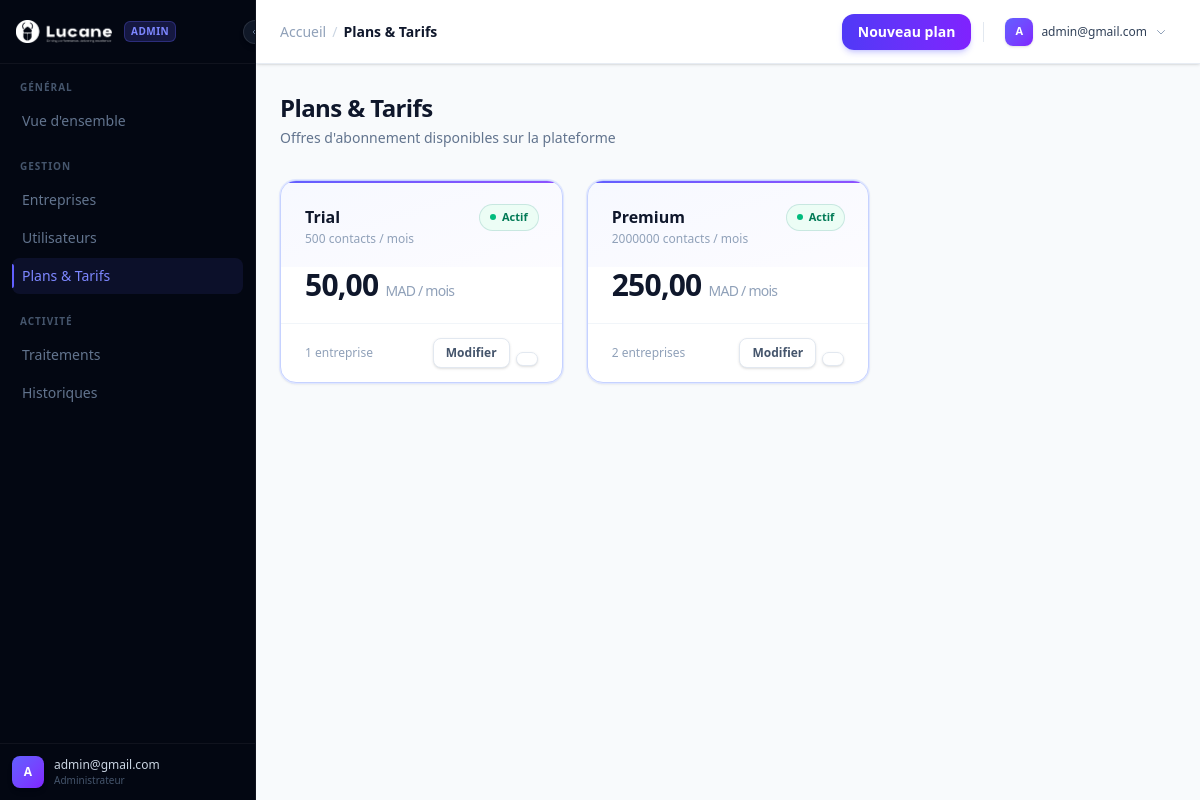
Screenshot of /dashboard/admin/plans/ (signed in) with the database file from the repository.
### apps/accounts/models.py (models this page shows, shortened)
class User(AbstractUser):
    username = None
    email = models.EmailField('email', unique=True)
    is_company = models.BooleanField('Entreprise', default=False)
    is_admin = models.BooleanField('Admin plateforme', default=False)
    USERNAME_FIELD = 'email'
    REQUIRED_FIELDS = []
    objects = UserManager()
    class Meta:
        verbose_name = 'Utilisateur'
        verbose_name_plural = 'Utilisateurs'

### apps/billing/models.py (models this page shows, shortened)
class Plan(models.Model):
    name = models.CharField('Nom', max_length=100)
    price = models.DecimalField('Prix mensuel (MAD)', max_digits=10, decimal_places=2, default=0)
    monthly_quota = models.IntegerField('Quota mensuel (contacts)', default=500)
    features = models.JSONField('Fonctionnalités', default=list, blank=True)
    stripe_price_id = models.CharField('Stripe Price ID', max_length=255, blank=True)
    is_active = models.BooleanField('Actif', default=True)
    class Meta:
        verbose_name = 'Plan'
        verbose_name_plural = 'Plans'

### apps/dashboard/views.py (the view)
# urls.py: path('admin/plans/', views.admin_plans, name='admin_plans'),
@login_required
@admin_required
def admin_plans(request):
    plans = Plan.objects.prefetch_related('companies').order_by('price')
    return render(request, 'dashboard/admin_plans.html', {'plans': plans})

### templates/dashboard/admin_plans.html (shortened to what this page needs)
{% extends "dashboard/admin_base.html" %}
{% load lucide %}
{% block admin_breadcrumb %}
<div class="flex items-center gap-1.5 text-sm">
    <a href="{% url 'dashboard:admin_dashboard' %}" class="text-slate-400 hover:text-slate-700 transition-colors">Accueil</a>
    <span class="text-slate-300">/</span>
    <span class="font-semibold text-slate-900">Plans & Tarifs</span>
</div>
{% endblock %}
{% block header_actions %}
<a href="{% url 'dashboard:admin_plan_create' %}"
   class="inline-flex items-center gap-1.5 rounded-xl bg-gradient-to-r from-indigo-600 to-violet-600
          px-4 py-2 text-sm font-semibold text-white shadow-md shadow-indigo-500/25
          transition-all hover:shadow-indigo-500/40 hover:scale-[1.02] active:scale-100">
    Nouveau plan
</a>
{% endblock %}
{% block content %}
<div class="mb-8">
    <h2 class="text-2xl font-bold text-slate-900 tracking-tight">Plans & Tarifs</h2>
    <p class="mt-1 text-sm text-slate-500">Offres d'abonnement disponibles sur la plateforme</p>
</div>
<div class="grid gap-6 sm:grid-cols-2 lg:grid-cols-3">
    {% for plan in plans %}
    <div class="group flex flex-col rounded-2xl border
                {% if plan.is_active %}border-indigo-200 ring-1 ring-indigo-100{% else %}border-slate-200{% endif %}
                bg-white shadow-sm hover:shadow-lg transition-all hover:-translate-y-0.5 overflow-hidden">
        <div class="relative flex items-start justify-between p-6 pb-5
                    {% if plan.is_active %}bg-gradient-to-br from-indigo-50/50 to-violet-50/30{% endif %}">
            {% if plan.is_active %}
            <div class="absolute inset-x-0 top-0 h-0.5 bg-gradient-to-r from-indigo-500 to-violet-500"></div>
            {% endif %}
            <div>
                <h3 class="text-base font-bold text-slate-900">{{ plan.name }}</h3>
                <p class="mt-0.5 text-xs text-slate-400">{{ plan.monthly_quota }} contacts / mois</p>
            </div>
            {% if plan.is_active %}
            <span class="inline-flex items-center gap-1.5 rounded-full bg-emerald-50 px-2.5 py-1 text-[11px]
                         font-semibold text-emerald-700 ring-1 ring-emerald-600/20">
                <span class="h-1.5 w-1.5 rounded-full bg-emerald-500"></span>Actif
            </span>
            {% else %}
            <span class="inline-flex items-center rounded-full bg-slate-100 px-2.5 py-1 text-[11px]
                         font-semibold text-slate-500">Inactif</span>
            {% endif %}
        </div>
        <div class="flex-1 px-6 pb-5">
            <p class="text-3xl font-black text-slate-900 tracking-tight">
                {{ plan.price }}
                <span class="text-sm font-normal text-slate-400">MAD / mois</span>
            </p>
        </div>
        <div class="flex items-center justify-between border-t border-slate-100 px-6 py-3.5">
            <span class="text-xs font-medium text-slate-400">
                {{ plan.companies.count }} entreprise{{ plan.companies.count|pluralize }}
            </span>
            <div class="flex items-center gap-1.5">
                <a href="{% url 'dashboard:admin_plan_edit' plan.pk %}"
                   class="inline-flex items-center gap-1 rounded-lg border border-slate-200 bg-white
                          px-3 py-1.5 text-xs font-semibold text-slate-600 shadow-sm
                          transition-all hover:bg-slate-50 hover:border-slate-300">
                    {% lucide "pencil" class="w-3 h-3" %} Modifier
                </a>
                <form method="post" action="{% url 'dashboard:admin_plan_delete' plan.pk %}"
                      onsubmit="return confirm('Supprimer le plan {{ plan.name }} ?')">
                    <button type="submit"
                            class="inline-flex items-center rounded-lg border border-slate-200 bg-white
                                   px-2.5 py-1.5 text-xs text-red-500 shadow-sm
                                   transition-all hover:bg-red-50 hover:border-red-200">
                    </button>
                </form>
            </div>
        </div>
    </div>
    {% endfor %}
</div>
{% endblock %}

### templates/dashboard/admin_base.html (shortened to what this page needs)
{% extends "base.html" %}
{% load static tailwind_tags %}
{% load static %}
{% load lucide %}
{% block body %}
<div class="flex h-screen overflow-hidden bg-slate-50"
     x-data="{
         collapsed: JSON.parse(localStorage.getItem('sidebarCollapsed') || 'false'),
         mobileOpen: false,
         userMenu: false,
         toggle() {
             this.collapsed = !this.collapsed;
             localStorage.setItem('sidebarCollapsed', JSON.stringify(this.collapsed));
         }
     }">
    <aside class="fixed inset-y-0 left-0 z-50 flex flex-col
                  bg-gray-950 border-r border-white/5
                  transition-all duration-300 ease-in-out
                  lg:static lg:z-auto lg:translate-x-0"
           :style="'width:' + (collapsed ? '68px' : '256px')"
           :class="mobileOpen ? 'translate-x-0' : '-translate-x-full lg:translate-x-0'">
        <div class="relative flex h-16 shrink-0 items-center overflow-hidden border-b border-white/5 px-4">
            <div class="flex min-w-0 items-center gap-3">
                <a href="{% url 'dashboard:admin_dashboard' %}"
                   class="flex shrink-0 items-center justify-center ">
                    <img src="{% static 'images/logo.png' %}" alt="Logo"
                         class="h-24 w-24 shrink-0 object-contain brightness-200">
                </a>
                <div class="flex min-w-0 items-center gap-2 overflow-hidden transition-all duration-300"
                     :class="collapsed ? 'w-0 opacity-0' : 'w-auto opacity-100'">
                    <span class="whitespace-nowrap rounded-md bg-indigo-500/20 border border-indigo-500/30
                                 px-1.5 py-0.5 text-[10px] font-semibold text-indigo-400 uppercase tracking-wider">
                        Admin
                    </span>
                </div>
            </div>
            <button @click="toggle()"
                    class="absolute -right-3 top-1/2 hidden -translate-y-1/2 lg:flex
                           h-6 w-6 items-center justify-center rounded-full
                           border border-white/10 bg-gray-900 text-slate-500 shadow-md
                           hover:border-white/20 hover:text-slate-300 transition-all">
                <svg class="w-3 h-3 transition-transform duration-300"
                     :class="collapsed ? 'rotate-180' : ''"
                     fill="none" stroke="currentColor" viewBox="0 0 24 24">
                    <path stroke-linecap="round" stroke-linejoin="round" stroke-width="2" d="M15 19l-7-7 7-7"/>
                </svg>
            </button>
        </div>
        <nav class="flex-1 overflow-x-hidden overflow-y-auto px-3 py-4">
            {% with name=request.resolver_match.url_name %}
            {% block sidebar_items %}
            <div class="mb-2 overflow-hidden px-2 transition-all duration-300"
                 :class="collapsed ? 'h-0 opacity-0 mb-0' : 'h-auto'">
                <p class="text-[10px] font-semibold uppercase tracking-widest text-slate-600">Général</p>
            </div>
            <a href="{% url 'dashboard:admin_dashboard' %}"
               :title="collapsed ? 'Vue d\'ensemble' : ''"
               class="group relative mb-0.5 flex h-9 items-center gap-3 rounded-lg px-2.5 text-sm font-medium transition-all duration-150
                      {% if name == 'admin_dashboard' %}bg-indigo-500/10 text-indigo-400{% else %}text-slate-500 hover:bg-white/5 hover:text-slate-200{% endif %}">
                <span class="overflow-hidden whitespace-nowrap transition-all duration-300" :class="collapsed ? 'w-0 opacity-0' : 'w-auto opacity-100'">Vue d'ensemble</span>
            </a>
            <div class="mb-2 mt-5 overflow-hidden px-2 transition-all duration-300"
                 :class="collapsed ? 'h-0 opacity-0 mt-2 mb-0' : 'h-auto opacity-100'">
                <p class="text-[10px] font-semibold uppercase tracking-widest text-slate-600">Gestion</p>
            </div>
            <a href="{% url 'dashboard:admin_companies' %}"
               :title="collapsed ? 'Entreprises' : ''"
               class="group relative mb-0.5 flex h-9 items-center gap-3 rounded-lg px-2.5 text-sm font-medium transition-all duration-150
                      {% if 'compan' in name %}bg-indigo-500/10 text-indigo-400{% else %}text-slate-500 hover:bg-white/5 hover:text-slate-200{% endif %}">
                <span class="overflow-hidden whitespace-nowrap transition-all duration-300" :class="collapsed ? 'w-0 opacity-0' : 'w-auto opacity-100'">Entreprises</span>
            </a>
            <a href="{% url 'dashboard:admin_users' %}"
               :title="collapsed ? 'Utilisateurs' : ''"
               class="group relative mb-0.5 flex h-9 items-center gap-3 rounded-lg px-2.5 text-sm font-medium transition-all duration-150
                      {% if 'user' in name %}bg-indigo-500/10 text-indigo-400{% else %}text-slate-500 hover:bg-white/5 hover:text-slate-200{% endif %}">
                <span class="overflow-hidden whitespace-nowrap transition-all duration-300" :class="collapsed ? 'w-0 opacity-0' : 'w-auto opacity-100'">Utilisateurs</span>
            </a>
            <a href="{% url 'dashboard:admin_plans' %}"
               :title="collapsed ? 'Plans & Tarifs' : ''"
               class="group relative mb-0.5 flex h-9 items-center gap-3 rounded-lg px-2.5 text-sm font-medium transition-all duration-150
                      {% if 'plan' in name %}bg-indigo-500/10 text-indigo-400{% else %}text-slate-500 hover:bg-white/5 hover:text-slate-200{% endif %}">
                {% if 'plan' in name %}<span class="absolute left-0 top-1.5 h-6 w-0.5 rounded-r-full bg-indigo-500"></span>{% endif %}
                <span class="overflow-hidden whitespace-nowrap transition-all duration-300" :class="collapsed ? 'w-0 opacity-0' : 'w-auto opacity-100'">Plans & Tarifs</span>
            </a>
            <div class="mb-2 mt-5 overflow-hidden px-2 transition-all duration-300"
                 :class="collapsed ? 'h-0 opacity-0 mt-2 mb-0' : 'h-auto opacity-100'">
                <p class="text-[10px] font-semibold uppercase tracking-widest text-slate-600">Activité</p>
            </div>
            <a href="{% url 'dashboard:admin_uploads' %}"
               :title="collapsed ? 'Traitements' : ''"
               class="group relative mb-0.5 flex h-9 items-center gap-3 rounded-lg px-2.5 text-sm font-medium transition-all duration-150
                      {% if 'upload' in name %}bg-indigo-500/10 text-indigo-400{% else %}text-slate-500 hover:bg-white/5 hover:text-slate-200{% endif %}">
                <span class="overflow-hidden whitespace-nowrap transition-all duration-300" :class="collapsed ? 'w-0 opacity-0' : 'w-auto opacity-100'">Traitements</span>
            </a>
            <a href="{% url 'dashboard:admin_histories' %}"
               :title="collapsed ? 'Historiques' : ''"
               class="group relative mb-0.5 flex h-9 items-center gap-3 rounded-lg px-2.5 text-sm font-medium transition-all duration-150
                      {% if 'histor' in name %}bg-indigo-500/10 text-indigo-400{% else %}text-slate-500 hover:bg-white/5 hover:text-slate-200{% endif %}">
                <span class="overflow-hidden whitespace-nowrap transition-all duration-300" :class="collapsed ? 'w-0 opacity-0' : 'w-auto opacity-100'">Historiques</span>
            </a>
            {% endblock sidebar_items %}
            {% endwith %}
        </nav>
        <div class="shrink-0 overflow-hidden border-t border-white/5 p-3">
            <div class="flex min-w-0 items-center gap-2.5">
                <div class="flex h-8 w-8 shrink-0 items-center justify-center rounded-lg
                            bg-gradient-to-br from-indigo-500 to-violet-600 text-xs font-semibold text-white shadow-md">
                    {{ request.user.email|slice:":1"|upper }}
                </div>
                <div class="min-w-0 overflow-hidden transition-all duration-300"
                     :class="collapsed ? 'w-0 opacity-0' : 'w-auto opacity-100'">
                    <p class="truncate whitespace-nowrap text-xs font-medium text-slate-300">{{ request.user.email }}</p>
                    <p class="whitespace-nowrap text-[10px] text-slate-600">Administrateur</p>
                </div>
            </div>
        </div>
    </aside>
    <div class="flex min-w-0 flex-1 flex-col overflow-hidden">
        <header class="sticky top-0 z-30 flex h-16 shrink-0 items-center gap-3
                       border-b border-slate-200/80 bg-white/90 px-4 backdrop-blur-md sm:px-6 shadow-sm">
            <div class="min-w-0 flex-1">
                {% block admin_breadcrumb %}{% endblock %}
            </div>
            <div class="flex shrink-0 items-center gap-2">
                {% block header_actions %}{% endblock %}
                <div class="relative" @click.away="userMenu = false">
                    <button @click="userMenu = !userMenu"
                            class="flex items-center gap-2 rounded-lg px-2 py-1.5 border border-transparent
                                   text-slate-700 transition-all hover:bg-slate-100 hover:border-slate-200">
                        <div class="flex h-7 w-7 shrink-0 items-center justify-center rounded-lg
                                    bg-gradient-to-br from-indigo-500 to-violet-600 text-[11px] font-semibold text-white shadow-sm">
                            {{ request.user.email|slice:":1"|upper }}
                        </div>
                        <span class="hidden text-xs font-medium sm:block text-slate-700">{{ request.user.email|truncatechars:18 }}</span>
                        <svg class="h-3 w-3 shrink-0 text-slate-400 transition-transform duration-200"
                             :class="userMenu ? 'rotate-180' : ''"
                             fill="none" stroke="currentColor" viewBox="0 0 24 24">
                            <path stroke-linecap="round" stroke-linejoin="round" stroke-width="2" d="M19 9l-7 7-7-7"/>
                        </svg>
                    </button>
                </div>
            </div>
        </header>
        <main class="flex-1 overflow-y-auto bg-slate-50">
            <div class="mx-auto max-w-7xl px-4 py-7 sm:px-6">
                {% block content %}{% endblock %}
            </div>
        </main>
    </div>
</div>
{% endblock %}

### rows the page displays
User: user.email "A", user.email "admin@gmail.com"
Plan: is_active True (drawn), name "Trial", monthly_quota "500", price "50,00", companies.count "1"
Plan: is_active True (drawn), name "Premium", monthly_quota "2000000", price "250,00", companies.count "2"
